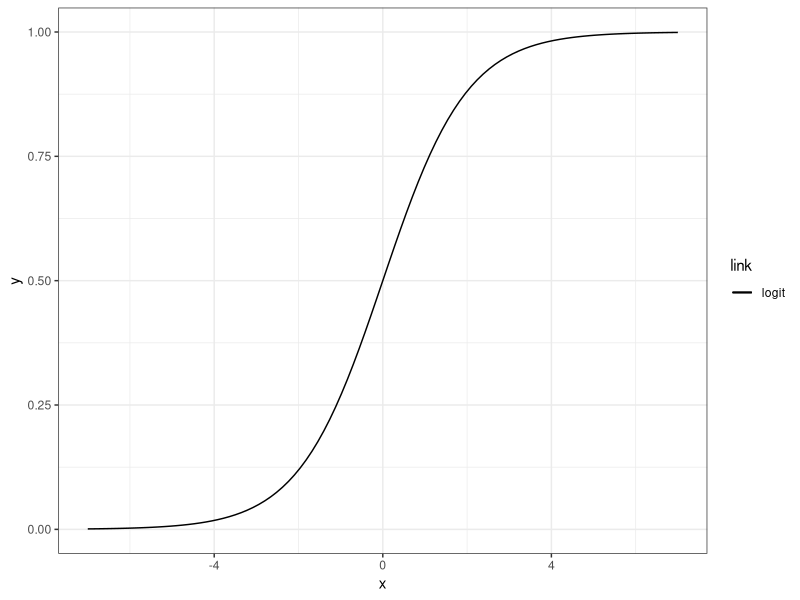
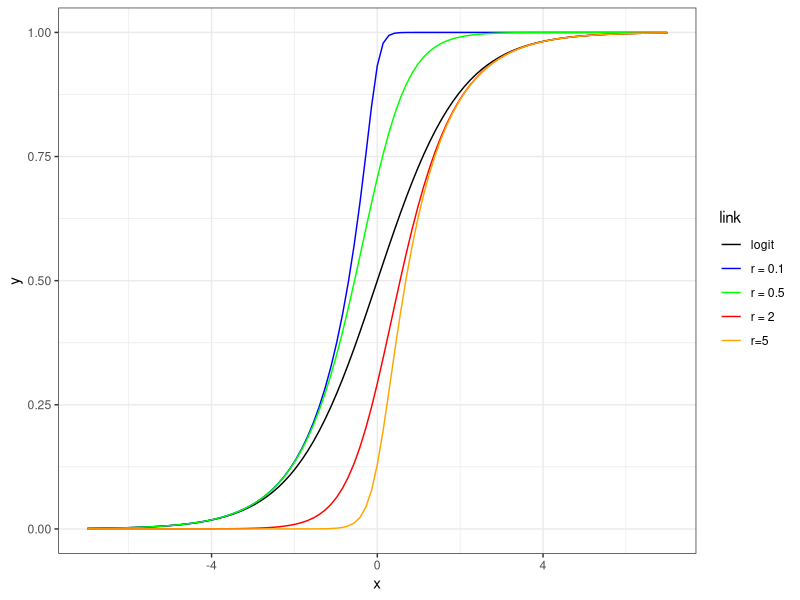

Recreate these plots in R, in order. (Note: this script raises an error after producing the figures.)
###### consider splogit and gev #### distribution ####
setwd("/Users/Xin/Research/link_function/")
library(ggplot2)
library(gridExtra)
###gev ###
pdf('document/figures/comparison/gevlink.pdf',width = 8,height = 6)
label.gev <- c('logit',expression(paste(xi,'=',-1,sep=' ')),expression(paste(xi,'=',-0.3,sep=' ')),expression(paste(xi,'=',1,sep=' ')))
ggplot(data.frame(x=c(-7, 7)), aes(x)) + 
  stat_function(fun=function(x) plogis(x,location = 0,scale = 1),aes(color='logit'))+
  stat_function(fun = function(x) 1-pgev(-x,loc = 0,scale = 1,shape = -1), aes(color='gev1' ))+
  stat_function(fun = function(x) 1-pgev(-x,loc = 0,scale = 1,shape = -0.3), aes(color='gev2' ))+
  stat_function(fun = function(x) 1-pgev(-x,loc = 0,scale = 1,shape = 1), aes(color='gev3' ))+
  scale_colour_manual(name='link',values=c('logit'='black','gev1'="blue",'gev2'="green",'gev3'='red'),labels= label.gev,breaks=c('logit','gev1','gev2','gev3'))+theme_bw()+theme(legend.text.align=0)
dev.off()


splogit.link <- function(eta0,r0)
{
  if(r0 >0 & r0 <=1)
  {
    prob0 <- exp(eta0)/((1+exp(eta0/r0))^r0)
  }
  
  if(r0 > 1)
  {
    eta.new <- -r0*eta0
    prob0 <- 1-(exp(eta.new)/(1+exp(eta.new)))^(1/r0)
  }
  return(prob0)
}


#### splogit ####

pdf('document/figures/comparison/splogitlink.pdf',width = 8,height = 6)
label.splogit <- c(paste('r','=',0.1,sep=' '),paste('r','=',0.5,sep=' '),paste('r','=',2,sep=' '),paste('r','=','5',sep=''))

ggplot(data.frame(x=c(-7, 7)), aes(x)) + 
  stat_function(fun=function(x) plogis(x,location = 0,scale = 1),aes(color='logit'))+
  stat_function(fun = function(x) splogit.link(eta0 = x,r0 = 0.1), aes(color='splogit1'))+
  stat_function(fun = function(x) splogit.link(eta0 = x,r0 = 0.5), aes(color='splogit2'))+
  stat_function(fun = function(x) splogit.link(eta0 = x,r0 = 2), aes(color='splogit3'))+
  stat_function(fun = function(x) splogit.link(eta0 = x,r0 = 5), aes(color='splogit4'))+
  scale_colour_manual(name='link',values=c('logit'='black','splogit1'="blue",'splogit2'='green','splogit3'='red','splogit4'='orange'),labels=c('logit',label.splogit),breaks=c('logit',paste('splogit',1:4,sep='')))+theme_bw()+theme(legend.text.align=0)
dev.off()


### comparison between gev and splogit ####

r.fun <- function(r,xi,interval,nseq)
{
  x <- seq(interval[1],interval[2],length.out = nseq)
  gev.value <- 1-pgev(-x,loc=0,scale=1,shape=xi)
  splogit.value <- splogit.link(eta0 = x,r0 = r)
  dif <- sum((gev.value - splogit.value)^2)
  return(dif)
}

r1.fun <- function(r)
{
  r.fun(r,xi=-1,interval=c(-6,6),nseq=2000)
}

r2.fun <- function(r)
{
  r.fun(r,xi=1,interval=c(-5,5),nseq=2000)
}
optimize(r1.fun,c(0,10))
optimize(r2.fun,c(0.1,2))

r.fun.skew <- function(r,xi)
{
  if(r>0 & r <1)
  {
    value <- 1-1*(r/(r+1))^(r)-exp(-(1+xi))
  }
  
  if(r >1)
  {
    value<- r*(1/(r+1))^(1/r)- exp(-(1+xi))
  }
  return(value)
}

rs1 <- function(r)
{
  r.fun.skew(r,-1)
}


library(gridExtra)

pdf('document/figures/comparison/comparisonlink.pdf',width = 14,height = 6)
c1 <- ggplot(data.frame(x=c(-7, 7)), aes(x)) + 
  stat_function(fun = function(x) 1-pgev(-x,loc = 0,scale = 1,shape = -1), aes(color='gev2' ))+
  stat_function(fun = function(x) splogit.link(eta0 = x,r0 = 1.1174), aes(color='splogit2'))+
  stat_function(fun = function(x) splogit.link(eta0=x,r0=0.7840), aes(color='splogit1'))+
  scale_colour_manual(name='link',values=c('gev2'="green",'splogit2'='blue','splogit1'='red'),labels=c(expression(paste('GEV: ',xi,'=',-1)),paste('splogit:','r','=',1.1174),paste('splogit:','r','=',0.7840)))+
  theme_bw()+theme(legend.text.align=0)

c2 <- ggplot(data.frame(x=c(-7, 7)), aes(x)) + 
  stat_function(fun = function(x) 1-pgev(-x,loc = 0,scale = 1,shape = 1), aes(color='gev2' ))+
  stat_function(fun = function(x) splogit.link(eta0 = x,r0 = 0.4986), aes(color='splogit2'))+
  scale_colour_manual(name='link',values=c('gev2'="green",'splogit2'='blue'),labels=c(expression(paste('GEV: ',xi,'=',1)),paste('splogit:','r','=',0.4986)))+theme_bw()+
  theme(legend.text.align=0)
grid.arrange(c1,c2,ncol=2)
dev.off()



###### symmetric link #####
pdf("document/figures/symmetric_link.pdf",width = 6,height = 4)
label.sym <- c('logit',"probit",expression(paste(nu,'=',1,sep=' ')),expression(paste(nu,'=',2,sep=' ')))
ggplot(data.frame(x=c(-7, 7)), aes(x)) + 
  stat_function(fun=function(x) plogis(x,location = 0,scale = 1),aes(color='logit'))+
  stat_function(fun = function(x) pnorm(x,0,1),aes(color="probit"))+
  stat_function(fun = function(x) pt(x,df = 1),aes(color = "t1"))+
  stat_function(fun = function(x) pt(x,df = 2),aes(color = "t2"))+
  scale_colour_manual(name='link',values=c('logit'='black','probit'="blue",'t1'="green",'t2'='red'),labels= label.sym,breaks=c('logit','probit','t1','t2'))+theme_bw()+theme(legend.text.align=0)
dev.off()


pdf("document/figures/asymmetric_link.pdf",width = 6,height = 4)
label.asym <- c(paste('r','=',0.2,sep=' '),paste('r','=',5,sep=''),expression(paste(xi,'=',-0.5,sep=' ')),expression(paste(xi,'=',0.5,sep=' ')))
ggplot(data.frame(x=c(-7, 7)), aes(x)) + 
  stat_function(fun=function(x) plogis(x,location = 0,scale = 1),aes(color='logit'))+
  stat_function(fun = function(x) splogit.link(eta0 = x,r0 = 0.2), aes(color='splogit1'))+
  stat_function(fun = function(x) splogit.link(eta0 = x,r0 = 5), aes(color='splogit2'))+
  stat_function(fun = function(x) 1-pgev(-x,loc = 0,scale = 1,shape = -0.5), aes(color='gev1' ))+
  stat_function(fun = function(x) 1-pgev(-x,loc = 0,scale = 1,shape = 0.5), aes(color='gev2' ))+
  scale_colour_manual(name='link',values=c('logit'='black','splogit1'="blue",'splogit2'='green','gev1'='red','gev2'='orange'),labels=c('logit',label.asym),breaks=c('logit',paste('splogit',1:2,sep=''),paste("gev",1:2,sep="")))+theme_bw()+theme(legend.text.align=0)
dev.off()



##### curve ####

f1 <- function(x1)
{
  x1^2+x1-3
}

f2 <- function(x1)
{
  -0.2*(x1-3)^2-0.15*x1+3
}

f3 <- function(x1)
{
  0.2*(x1+1)^3-2
}


pdf("document/figures/curve.pdf",width = 6,height = 4)
ggplot(data.frame(x=c(-3, 3)), aes(x)) + 
  stat_function(fun = f1,aes(color='curve1'))+
  stat_function(fun = f2,aes(color='curve2'))+
  stat_function(fun = f3,aes(color='curve3'))+
  scale_colour_manual(name='curve',values=c('curve1'='black','curve2'="blue",'curve3'='green'),labels=c("curve1","curve2","curve3"),breaks=c("curve1","curve2","curve3"))+theme_bw()+theme(legend.text.align=0)
dev.off()

